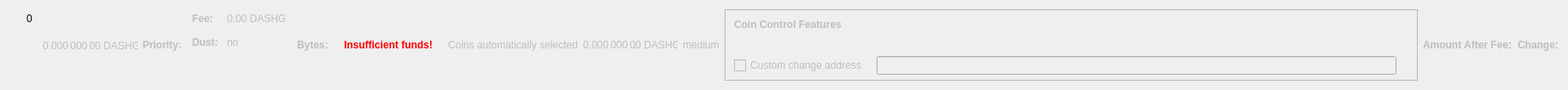
    <widget class="QWidget" name="dummyHideWidget" native="true">
     <property name="maximumSize">
      <size>
       <width>100</width>
       <height>22</height>
      </size>
     </property>
     <layout class="QHBoxLayout" name="dummyHideLayout">
      <item>
       <layout class="QFormLayout" name="formLayoutCoinControl1">
        <property name="horizontalSpacing">
         <number>10</number>
        </property>
        <property name="verticalSpacing">
         <number>14</number>
        </property>
        <property name="leftMargin">
         <number>10</number>
        </property>
        <property name="topMargin">
         <number>4</number>
        </property>
        <property name="rightMargin">
         <number>6</number>
        </property>
        <item row="0" column="1">
         <widget class="QLabel" name="labelCoinControlBytes">
          <property name="cursor">
           <cursorShape>IBeamCursor</cursorShape>
          </property>
          <property name="contextMenuPolicy">
           <enum>Qt::ActionsContextMenu</enum>
          </property>
          <property name="text">
           <string notr="true">0</string>
          </property>
          <property name="textInteractionFlags">
           <set>Qt::LinksAccessibleByMouse|Qt::TextSelectableByKeyboard|Qt::TextSelectableByMouse</set>
          </property>
         </widget>
        </item>
       </layout>
      </item>
      <item>
       <widget class="QLabel" name="labelCoinControlAfterFee">
        <property name="enabled">
         <bool>false</bool>
        </property>
        <property name="sizePolicy">
         <sizepolicy hsizetype="Fixed" vsizetype="Fixed">
          <horstretch>0</horstretch>
          <verstretch>0</verstretch>
         </sizepolicy>
        </property>
        <property name="minimumSize">
         <size>
          <width>111</width>
          <height>12</height>
         </size>
        </property>
        <property name="maximumSize">
         <size>
          <width>111</width>
          <height>12</height>
         </size>
        </property>
        <property name="cursor">
         <cursorShape>IBeamCursor</cursorShape>
        </property>
        <property name="contextMenuPolicy">
         <enum>Qt::ActionsContextMenu</enum>
        </property>
        <property name="text">
         <string notr="true">0.000 000 00 DASHG</string>
        </property>
        <property name="textInteractionFlags">
         <set>Qt::LinksAccessibleByMouse|Qt::TextSelectableByKeyboard|Qt::TextSelectableByMouse</set>
        </property>
       </widget>
      </item>
      <item>
       <widget class="QLabel" name="labelCoinControlPriorityText">
        <property name="enabled">
         <bool>false</bool>
        </property>
        <property name="font">
         <font>
          <weight>75</weight>
          <bold>true</bold>
         </font>
        </property>
        <property name="text">
         <string>Priority:</string>
        </property>
       </widget>
      </item>
      <item>
       <layout class="QHBoxLayout" name="horizontalLayout"/>
      </item>
      <item>
       <layout class="QFormLayout" name="formLayoutCoinControl3">
        <property name="horizontalSpacing">
         <number>10</number>
        </property>
        <property name="verticalSpacing">
         <number>14</number>
        </property>
        <property name="leftMargin">
         <number>6</number>
        </property>
        <property name="topMargin">
         <number>4</number>
        </property>
        <property name="rightMargin">
         <number>6</number>
        </property>
        <item row="0" column="0">
         <widget class="QLabel" name="labelCoinControlFeeText">
          <property name="enabled">
           <bool>false</bool>
          </property>
          <property name="font">
           <font>
            <weight>75</weight>
            <bold>true</bold>
           </font>
          </property>
          <property name="text">
           <string>Fee:</string>
          </property>
          <property name="margin">
           <number>0</number>
          </property>
         </widget>
        </item>
        <item row="0" column="1">
         <widget class="QLabel" name="labelCoinControlFee">
          <property name="enabled">
           <bool>false</bool>
          </property>
          <property name="cursor">
           <cursorShape>IBeamCursor</cursorShape>
          </property>
          <property name="contextMenuPolicy">
           <enum>Qt::ActionsContextMenu</enum>
          </property>
          <property name="text">
           <string notr="true">0.00 DASHG</string>
          </property>
          <property name="textInteractionFlags">
           <set>Qt::LinksAccessibleByMouse|Qt::TextSelectableByKeyboard|Qt::TextSelectableByMouse</set>
          </property>
         </widget>
        </item>
        <item row="1" column="0">
         <widget class="QLabel" name="labelCoinControlLowOutputText">
          <property name="enabled">
           <bool>false</bool>
          </property>
          <property name="font">
           <font>
            <weight>75</weight>
            <bold>true</bold>
           </font>
          </property>
          <property name="text">
           <string>Dust:</string>
          </property>
         </widget>
        </item>
        <item row="1" column="1">
         <widget class="QLabel" name="labelCoinControlLowOutput">
          <property name="enabled">
           <bool>false</bool>
          </property>
          <property name="cursor">
           <cursorShape>IBeamCursor</cursorShape>
          </property>
          <property name="contextMenuPolicy">
           <enum>Qt::ActionsContextMenu</enum>
          </property>
          <property name="text">
           <string>no</string>
          </property>
          <property name="textInteractionFlags">
           <set>Qt::LinksAccessibleByMouse|Qt::TextSelectableByKeyboard|Qt::TextSelectableByMouse</set>
          </property>
         </widget>
        </item>
       </layout>
      </item>
      <item>
       <widget class="QLabel" name="labelCoinControlBytesText">
        <property name="enabled">
         <bool>false</bool>
        </property>
        <property name="font">
         <font>
          <weight>75</weight>
          <bold>true</bold>
         </font>
        </property>
        <property name="text">
         <string>Bytes:</string>
        </property>
       </widget>
      </item>
      <item>
       <layout class="QFormLayout" name="formLayoutCoinControl2">
        <property name="horizontalSpacing">
         <number>10</number>
        </property>
        <property name="verticalSpacing">
         <number>14</number>
        </property>
        <property name="leftMargin">
         <number>6</number>
        </property>
        <property name="topMargin">
         <number>4</number>
        </property>
        <property name="rightMargin">
         <number>6</number>
        </property>
       </layout>
      </item>
      <item>
       <layout class="QHBoxLayout" name="horizontalLayoutCoinControl2">
        <property name="spacing">
         <number>8</number>
        </property>
        <property name="bottomMargin">
         <number>10</number>
        </property>
       </layout>
      </item>
      <item>
       <widget class="QLabel" name="labelCoinControlInsuffFunds">
        <property name="enabled">
         <bool>false</bool>
        </property>
        <property name="minimumSize">
         <size>
          <width>0</width>
          <height>0</height>
         </size>
        </property>
        <property name="font">
         <font>
          <weight>75</weight>
          <bold>true</bold>
         </font>
        </property>
        <property name="styleSheet">
         <string notr="true">color:red;font-weight:bold;</string>
        </property>
        <property name="text">
         <string>Insufficient funds!</string>
        </property>
        <property name="margin">
         <number>5</number>
        </property>
       </widget>
      </item>
      <item>
       <layout class="QFormLayout" name="formLayoutCoinControl4">
        <property name="horizontalSpacing">
         <number>10</number>
        </property>
        <property name="verticalSpacing">
         <number>14</number>
        </property>
        <property name="leftMargin">
         <number>6</number>
        </property>
        <property name="topMargin">
         <number>4</number>
        </property>
        <property name="rightMargin">
         <number>6</number>
        </property>
       </layout>
      </item>
      <item>
       <widget class="QLabel" name="labelCoinControlAutomaticallySelected">
        <property name="enabled">
         <bool>false</bool>
        </property>
        <property name="sizePolicy">
         <sizepolicy hsizetype="Fixed" vsizetype="Fixed">
          <horstretch>0</horstretch>
          <verstretch>0</verstretch>
         </sizepolicy>
        </property>
        <property name="minimumSize">
         <size>
          <width>0</width>
          <height>0</height>
         </size>
        </property>
        <property name="maximumSize">
         <size>
          <width>240</width>
          <height>16777215</height>
         </size>
        </property>
        <property name="text">
         <string>Coins automatically selected</string>
        </property>
        <property name="margin">
         <number>5</number>
        </property>
       </widget>
      </item>
      <item>
       <widget class="QLabel" name="labelCoinControlChange">
        <property name="enabled">
         <bool>false</bool>
        </property>
        <property name="sizePolicy">
         <sizepolicy hsizetype="Fixed" vsizetype="Fixed">
          <horstretch>0</horstretch>
          <verstretch>0</verstretch>
         </sizepolicy>
        </property>
        <property name="minimumSize">
         <size>
          <width>111</width>
          <height>0</height>
         </size>
        </property>
        <property name="maximumSize">
         <size>
          <width>111</width>
          <height>16777215</height>
         </size>
        </property>
        <property name="cursor">
         <cursorShape>IBeamCursor</cursorShape>
        </property>
        <property name="contextMenuPolicy">
         <enum>Qt::ActionsContextMenu</enum>
        </property>
        <property name="text">
         <string notr="true">0.000 000 00 DASHG</string>
        </property>
        <property name="textInteractionFlags">
         <set>Qt::LinksAccessibleByMouse|Qt::TextSelectableByKeyboard|Qt::TextSelectableByMouse</set>
        </property>
       </widget>
      </item>
      <item>
       <widget class="QLabel" name="labelCoinControlPriority">
        <property name="enabled">
         <bool>false</bool>
        </property>
        <property name="cursor">
         <cursorShape>IBeamCursor</cursorShape>
        </property>
        <property name="contextMenuPolicy">
         <enum>Qt::ActionsContextMenu</enum>
        </property>
        <property name="text">
         <string>medium</string>
        </property>
        <property name="textInteractionFlags">
         <set>Qt::LinksAccessibleByMouse|Qt::TextSelectableByKeyboard|Qt::TextSelectableByMouse</set>
        </property>
       </widget>
      </item>
      <item>
       <widget class="QFrame" name="frameCoinControl">
        <property name="sizePolicy">
         <sizepolicy hsizetype="Expanding" vsizetype="Expanding">
          <horstretch>0</horstretch>
          <verstretch>0</verstretch>
         </sizepolicy>
        </property>
        <property name="maximumSize">
         <size>
          <width>16777215</width>
          <height>16777215</height>
         </size>
        </property>
        <property name="frameShape">
         <enum>QFrame::StyledPanel</enum>
        </property>
        <property name="frameShadow">
         <enum>QFrame::Sunken</enum>
        </property>
        <layout class="QVBoxLayout" name="verticalLayoutCoinControl2_2">
         <property name="spacing">
          <number>0</number>
         </property>
         <property name="leftMargin">
          <number>0</number>
         </property>
         <property name="topMargin">
          <number>0</number>
         </property>
         <property name="rightMargin">
          <number>0</number>
         </property>
         <property name="bottomMargin">
          <number>6</number>
         </property>
         <item>
          <layout class="QVBoxLayout" name="verticalLayoutCoinControl" stretch="0,0,0,1">
           <property name="spacing">
            <number>0</number>
           </property>
           <property name="leftMargin">
            <number>10</number>
           </property>
           <property name="topMargin">
            <number>10</number>
           </property>
           <item>
            <layout class="QHBoxLayout" name="horizontalLayoutCoinControl1">
             <property name="bottomMargin">
              <number>15</number>
             </property>
             <item>
              <widget class="QLabel" name="labelCoinControlFeatures">
               <property name="enabled">
                <bool>false</bool>
               </property>
               <property name="sizePolicy">
                <sizepolicy hsizetype="Preferred" vsizetype="Maximum">
                 <horstretch>0</horstretch>
                 <verstretch>0</verstretch>
                </sizepolicy>
               </property>
               <property name="font">
                <font>
                 <weight>75</weight>
                 <bold>true</bold>
                </font>
               </property>
               <property name="styleSheet">
                <string notr="true">font-weight:bold;</string>
               </property>
               <property name="text">
                <string>Coin Control Features</string>
               </property>
              </widget>
             </item>
            </layout>
           </item>
           <item>
            <widget class="QWidget" name="widgetCoinControl" native="true">
             <property name="sizePolicy">
              <sizepolicy hsizetype="Preferred" vsizetype="Preferred">
               <horstretch>0</horstretch>
               <verstretch>0</verstretch>
              </sizepolicy>
             </property>
             <property name="minimumSize">
              <size>
               <width>0</width>
               <height>0</height>
              </size>
             </property>
             <property name="styleSheet">
              <string notr="true"/>
             </property>
             <layout class="QHBoxLayout" name="horizontalLayoutCoinControl5_2">
              <property name="leftMargin">
               <number>0</number>
              </property>
              <property name="topMargin">
               <number>0</number>
              </property>
              <property name="rightMargin">
               <number>0</number>
              </property>
              <property name="bottomMargin">
               <number>0</number>
              </property>
              <item>
               <layout class="QHBoxLayout" name="horizontalLayoutCoinControl3">
                <property name="spacing">
                 <number>20</number>
                </property>
                <property name="topMargin">
                 <number>0</number>
                </property>
                <property name="bottomMargin">
                 <number>10</number>
                </property>
               </layout>
              </item>
             </layout>
            </widget>
           </item>
           <item>
            <layout class="QHBoxLayout" name="horizontalLayoutCoinControl4" stretch="0,0,0">
             <property name="spacing">
              <number>12</number>
             </property>
             <property name="sizeConstraint">
              <enum>QLayout::SetDefaultConstraint</enum>
             </property>
             <property name="topMargin">
              <number>5</number>
             </property>
             <property name="rightMargin">
              <number>5</number>
             </property>
             <item>
              <widget class="QCheckBox" name="checkBoxCoinControlChange">
               <property name="enabled">
                <bool>false</bool>
               </property>
               <property name="toolTip">
                <string>If this is activated, but the change address is empty or invalid, change will be sent to a newly generated address.</string>
               </property>
               <property name="text">
                <string>Custom change address</string>
               </property>
              </widget>
             </item>
             <item>
              <widget class="QValidatedLineEdit" name="lineEditCoinControlChange">
               <property name="enabled">
                <bool>false</bool>
               </property>
               <property name="sizePolicy">
                <sizepolicy hsizetype="Expanding" vsizetype="Fixed">
                 <horstretch>0</horstretch>
                 <verstretch>0</verstretch>
                </sizepolicy>
               </property>
              </widget>
             </item>
             <item>
              <widget class="QLabel" name="labelCoinControlChangeLabel_2">
               <property name="sizePolicy">
                <sizepolicy hsizetype="Preferred" vsizetype="Expanding">
                 <horstretch>0</horstretch>
                 <verstretch>0</verstretch>
                </sizepolicy>
               </property>
               <property name="minimumSize">
                <size>
                 <width>0</width>
                 <height>0</height>
                </size>
               </property>
               <property name="text">
                <string/>
               </property>
               <property name="margin">
                <number>3</number>
               </property>
              </widget>
             </item>
            </layout>
           </item>
           <item>
            <spacer name="verticalSpacerCoinControl">
             <property name="orientation">
              <enum>Qt::Vertical</enum>
             </property>
             <property name="sizeHint" stdset="0">
              <size>
               <width>800</width>
               <height>1</height>
              </size>
             </property>
            </spacer>
           </item>
          </layout>
         </item>
        </layout>
       </widget>
      </item>
      <item>
       <widget class="QLabel" name="labelCoinControlAfterFeeText">
        <property name="enabled">
         <bool>false</bool>
        </property>
        <property name="minimumSize">
         <size>
          <width>0</width>
          <height>0</height>
         </size>
        </property>
        <property name="maximumSize">
         <size>
          <width>16777215</width>
          <height>16777215</height>
         </size>
        </property>
        <property name="font">
         <font>
          <weight>75</weight>
          <bold>true</bold>
         </font>
        </property>
        <property name="text">
         <string>Amount After Fee:</string>
        </property>
        <property name="alignment">
         <set>Qt::AlignLeading|Qt::AlignLeft|Qt::AlignVCenter</set>
        </property>
        <property name="margin">
         <number>0</number>
        </property>
       </widget>
      </item>
      <item>
       <widget class="QLabel" name="labelCoinControlChangeText">
        <property name="enabled">
         <bool>false</bool>
        </property>
        <property name="sizePolicy">
         <sizepolicy hsizetype="Preferred" vsizetype="Preferred">
          <horstretch>0</horstretch>
          <verstretch>0</verstretch>
         </sizepolicy>
        </property>
        <property name="minimumSize">
         <size>
          <width>0</width>
          <height>0</height>
         </size>
        </property>
        <property name="maximumSize">
         <size>
          <width>16777215</width>
          <height>16777215</height>
         </size>
        </property>
        <property name="font">
         <font>
          <weight>75</weight>
          <bold>true</bold>
         </font>
        </property>
        <property name="text">
         <string>Change:</string>
        </property>
        <property name="alignment">
         <set>Qt::AlignLeading|Qt::AlignLeft|Qt::AlignVCenter</set>
        </property>
       </widget>
      </item>
     </layout>
    </widget>
